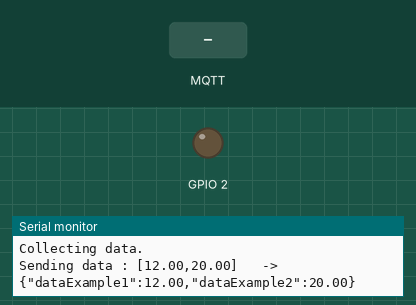
This program was run on a simulated ESP8266 (NodeMCU). Shown: output pins drawn as LEDs (lit = HIGH), the last lines printed to the serial monitor. The test bench sets the inputs (shaded band). WiFi joins after 1.5 s; servers stay silent unless stated; no MQTT or app messages arrive unless stated.

Above: at 2.7 s.
2.8 s: MQTT message "0" arrives on the first subscribed topic
At 4.0 s:
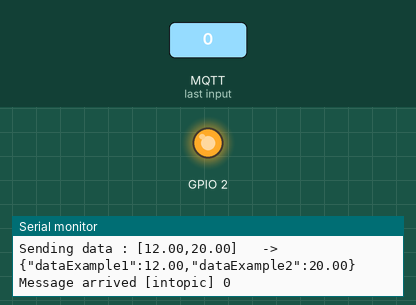
4.3 s: MQTT message "1" arrives on the first subscribed topic
At 5.2 s:
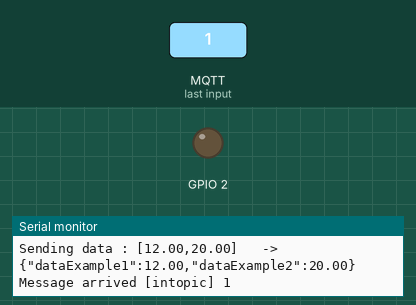
5.8 s: MQTT message "2" arrives on the first subscribed topic
At 6.3 s:
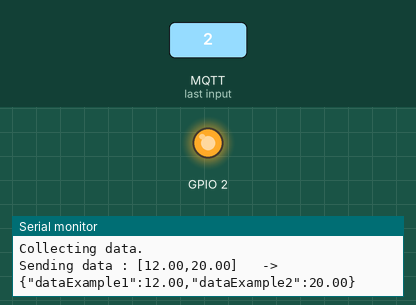
Timing chart, 0 to 8.8 s (numbered marks = the images above; inputs shaded):
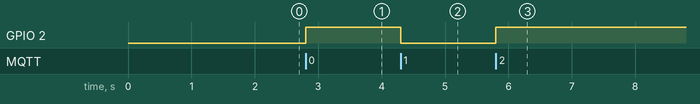

Measured:
- after the input at 2.8 s, GPIO 2: LOW → HIGH at once
- after the input at 4.3 s, GPIO 2: HIGH → LOW at once
- after the input at 5.8 s, GPIO 2: LOW → HIGH at once

The program:

main.cpp
```cpp
#include <Arduino.h>
#include <ESP8266WiFi.h>          //https://github.com/esp8266/Arduino

#include <DNSServer.h>

//#include <ESP8266WebServer.h>
#include <WiFiManager.h>         //https://github.com/tzapu/WiFiManager

//#include <ESP8266mDNS.h>
#include <WiFiUdp.h>

#include <ArduinoOTA.h>    //https://github.com/esp8266/Arduino/tree/master/libraries/ArduinoOTA


#include <PubSubClient.h>   //MQTT COMUNICATION

/*
  Basic ESP8266 MQTT example

  This sketch demonstrates the capabilities of the pubsub library in combination
  with the ESP8266 board/library.

  It connects to an MQTT server then:
    - publishes "hello world" to the topic "outTopic" every two seconds
    - subscribes to the topic "inTopic", printing out any messages
      it receives. NB - it assumes the received payloads are strings not binary
    - If the first character of the topic "inTopic" is an 1, switch ON the ESP Led,
      else switch it off


  It will reconnect to the server if the connection is lost using a blocking
  reconnect function. See the 'mqtt_reconnect_nonblocking' example for how to
  achieve the same result without blocking the main loop.

  To install the ESP8266 board, (using Arduino 1.6.4+):
    - Add the following 3rd party board manager under "File -> Preferences -> Additional Boards Manager URLs":
        http://arduino.esp8266.com/stable/package_esp8266com_index.json
    - Open the "Tools -> Board -> Board Manager" and click install for the ESP8266"
    - Select your ESP8266 in "Tools -> Board"

  */


//Define what IP have the mqtt BROKER

const char* mqtt_server = "192.168.1.130";

String ex1_str;
String ex2_str;
char ex1[50];
char ex2[50];

WiFiClient espClient;
PubSubClient client(espClient);
long lastMsg = 0;
char msg[50];
long value = 0;

void callback(char* topic, byte* payload, unsigned int length) {
  Serial.print("Message arrived [");
  Serial.print(topic);
  Serial.print("] ");
  for (unsigned int i = 0; i < length; i++) {
    Serial.print((char)payload[i]);
  }
  Serial.println();

  // Switch on the LED if an 1 was received as first character
  if ((char)payload[0] == '1') {
    digitalWrite(LED_BUILTIN, LOW);   // Turn the LED on (Note that LOW is the voltage level
    // but actually the LED is on; this is because
    // it is active low on the ESP-01)
  } else {
    digitalWrite(LED_BUILTIN, HIGH);  // Turn the LED off by making the voltage HIGH
  }

}

void reconnect() {
  // Loop until we're reconnected
  while (!client.connected()) {
    Serial.print("Attempting MQTT connection...");
    // Create a random client ID
    String clientId = "ESP8266Client-RandomID";  //Change <---
    //clientId += String(random(0xffff), HEX);
    // Attempt to connect
    if (client.connect(clientId.c_str())) {
      Serial.println("connected");
      // Once connected, publish an announcement...
      //client.publish("outTopic", "hello world");
      client.publish("example/outtopic", "Enviando el primer mensaje");
      // ... and resubscribe
      //client.subscribe("inTopic");
      client.subscribe("intopic");

    } else {
      Serial.print("failed, rc=");
      Serial.print(client.state());
      Serial.println(" try again in 5 seconds");
      // Wait 5 seconds before retrying
      delay(5000);
    }
  }
}


void setup() {
  Serial.begin(115200);
  Serial.println("Booting");
  pinMode(LED_BUILTIN, OUTPUT);     // Initialize the BUILTIN_LED pin as an output
  Serial.setTimeout(2000);
  //setup_wifi();
  client.setServer(mqtt_server, 1883);
  client.setCallback(callback);

  //ArduinoOTA.setPort(8266);


  //WiFiManager
      //Local intialization. Once its business is done, there is no need to keep it around
      WiFiManager wifiManager;

      //reset saved settings
    //wifiManager.resetSettings();

    //set custom ip for portal
    //wifiManager.setAPConfig(IPAddress(10,0,1,1), IPAddress(10,0,1,1), IPAddress(255,255,255,0));

    //fetches ssid and pass from eeprom and tries to connect
    //if it does not connect it starts an access point with the specified name
    //here  "AutoConnectAP"
    //and goes into a blocking loop awaiting configuration
    //if you like you can create AP with password
    //wifiManager.autoConnect("APNAME", "password");
    wifiManager.autoConnect("DHT22ESP");
    //or use this for auto generated name ESP + ChipID
    //wifiManager.autoConnect();
    WiFi.hostname("DHT22");
    //if you get here you have connected to the WiFi
    Serial.println("connected...yeey :)");

  // Port defaults to 8266
   //ArduinoOTA.setPort(8266);

  // Hostname defaults to esp8266-[ChipID]
   //ArduinoOTA.setHostname("DHT22ESP");

  // No authentication by default
  // ArduinoOTA.setPassword("admin");

  // Password can be set with it's md5 value as well
  // MD5(admin) = 21232f297a57a5a743894a0e4a801fc3
  // ArduinoOTA.setPasswordHash("21232f297a57a5a743894a0e4a801fc3");


  ArduinoOTA.onStart([]() {
    String type;
    if (ArduinoOTA.getCommand() == U_FLASH)
      type = "sketch";
    else // U_SPIFFS
      type = "filesystem";

    // NOTE: if updating SPIFFS this would be the place to unmount SPIFFS using SPIFFS.end()
    Serial.println("Start updating " + type);
  });
  ArduinoOTA.onEnd([]() {
    Serial.println("\nEnd");
  });
  ArduinoOTA.onProgress([](unsigned int progress, unsigned int total) {
    Serial.printf("Progress: %u%%\r", (progress / (total / 100)));
  });
  ArduinoOTA.onError([](ota_error_t error) {
    Serial.printf("Error[%u]: ", error);
    if (error == OTA_AUTH_ERROR) Serial.println("Auth Failed");
    else if (error == OTA_BEGIN_ERROR) Serial.println("Begin Failed");
    else if (error == OTA_CONNECT_ERROR) Serial.println("Connect Failed");
    else if (error == OTA_RECEIVE_ERROR) Serial.println("Receive Failed");
    else if (error == OTA_END_ERROR) Serial.println("End Failed");
  });
  ArduinoOTA.begin();
  Serial.println("Ready OTA8");
  Serial.print("IP address: ");
  Serial.println(WiFi.localIP());


}

void getAndSendData(){
  Serial.println("Collecting data.");

  //HERE WE SHOULD BE RECIEVING DATA
  float dataExample1 = 12;
  float dataExample2 = 20;

  // Just debug messages
  Serial.print( "Sending data : [" );
  Serial.print( dataExample1 );
  Serial.print( "," );
  Serial.print( dataExample2 );
  Serial.print( "]   -> " );

  // Prepare a JSON payload string
  String payload = "{";
  payload += "\"dataExample1\":"; payload += dataExample1; payload += ",";
  payload += "\"dataExample2\":"; payload += dataExample2;
  payload += "}";

  // Send payload of the JSON
  char attributes[100];
  payload.toCharArray( attributes, 100 );
  client.publish( "dataExample/topic", attributes );
  Serial.println( attributes );


  ex1_str = String(dataExample1); //converting temp (the float variable above) to a string
  ex1_str.toCharArray(ex1, ex1_str.length() + 1); //packaging up the data to publish to mqtt whoa...

  ex2_str = String(dataExample2); //converting Humidity (the float variable above) to a string
  ex2_str.toCharArray(ex2, ex2_str.length() + 1); //packaging up the data to publish to mqtt whoa...


    client.publish("exampletopic/dataExample1", ex1); //money shot
    client.publish("exampletopic/dataExample2", ex2);
}


void loop() {
   //Here is to be able to run updates by OTA (On air Updates)
  ArduinoOTA.handle();

  //any custom code or logic goes here

  if (!client.connected()) {
    reconnect();
  }
  client.loop();

  long now = millis();
  if (now - lastMsg > 2000) {  //This is the 2 seconds delay to send message every 2 seconds.
    lastMsg = now;
    ++value;
    snprintf (msg, 50, "hello world #%ld", value);
    Serial.print("Publish message: ");
    Serial.println(msg);

    //client.publish("outTopic", msg);
    //client.publish("casa/despacho/temperatura", msg);

    getAndSendData();

  }
}
```
